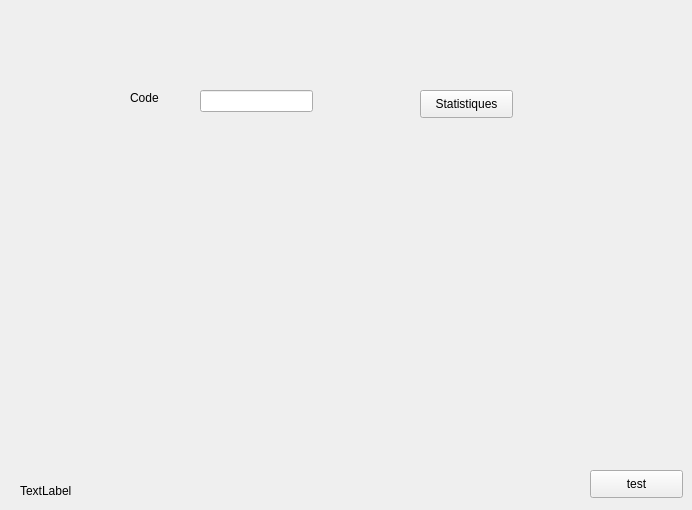
    <widget class="QWidget" name="tab_12">
     <attribute name="title">
      <string>Statistiques</string>
     </attribute>
     <widget class="QPushButton" name="BAR">
      <property name="geometry">
       <rect>
        <x>420</x>
        <y>90</y>
        <width>93</width>
        <height>28</height>
       </rect>
      </property>
      <property name="text">
       <string>Statistiques</string>
      </property>
     </widget>
     <widget class="QLabel" name="label_32">
      <property name="geometry">
       <rect>
        <x>130</x>
        <y>90</y>
        <width>55</width>
        <height>16</height>
       </rect>
      </property>
      <property name="text">
       <string>Code</string>
      </property>
     </widget>
     <widget class="QLabel" name="img3">
      <property name="geometry">
       <rect>
        <x>20</x>
        <y>480</y>
        <width>181</width>
        <height>21</height>
       </rect>
      </property>
      <property name="text">
       <string>TextLabel</string>
      </property>
     </widget>
     <widget class="QLineEdit" name="lineEdit_titre">
      <property name="geometry">
       <rect>
        <x>200</x>
        <y>90</y>
        <width>113</width>
        <height>22</height>
       </rect>
      </property>
     </widget>
     <widget class="QPushButton" name="pushButton_test">
      <property name="geometry">
       <rect>
        <x>590</x>
        <y>470</y>
        <width>93</width>
        <height>28</height>
       </rect>
      </property>
      <property name="text">
       <string>test</string>
      </property>
     </widget>
    </widget>
